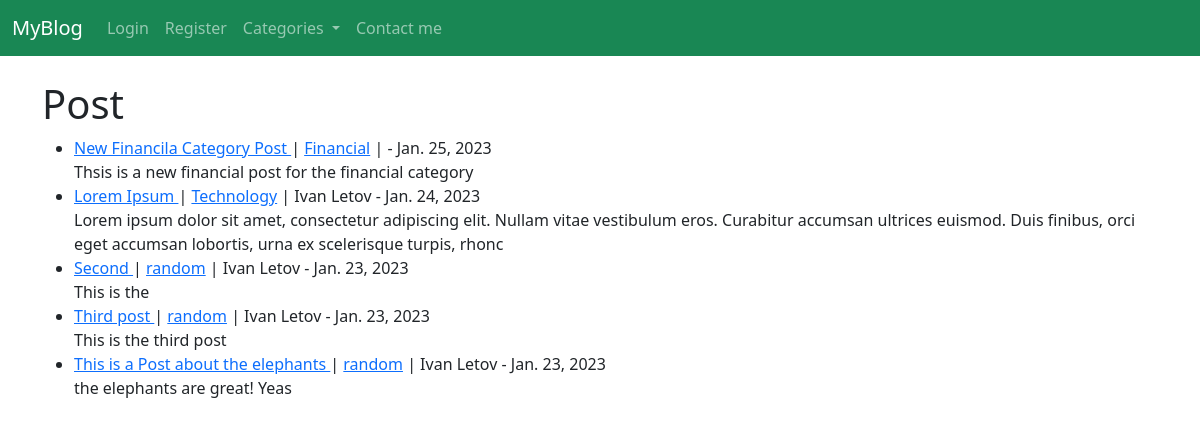
Before: / with the older database file.
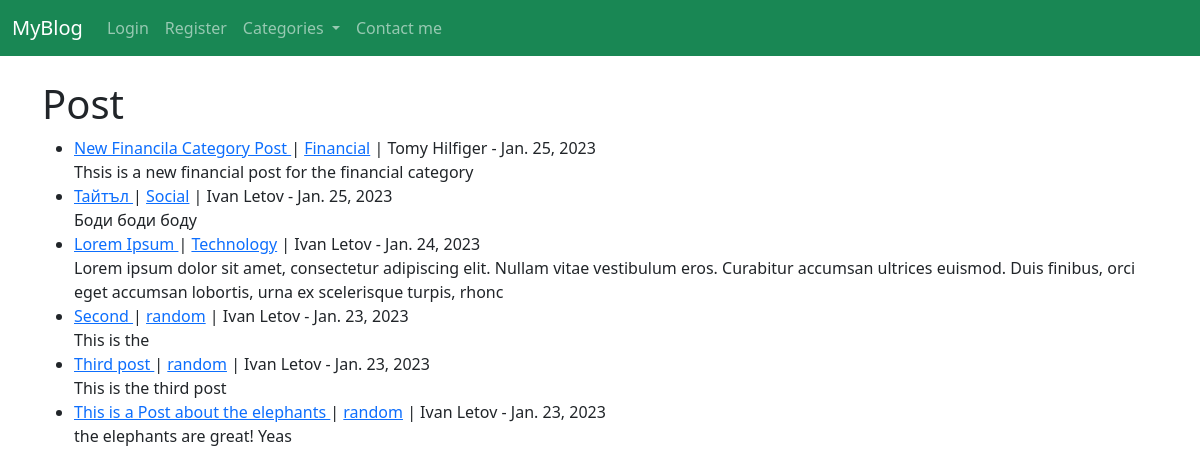
After: the same page with the newer database file.
### myblog/models.py (models this page shows, shortened)
class Post(models.Model):
	title = models.CharField(max_length=255)
	title_tag = models.CharField(max_length=255, default="My Blog")
	author = models.ForeignKey(User, on_delete=models.CASCADE)
	body = models.TextField()
	post_date = models.DateField(auto_now_add=True)
	category = models.CharField(max_length=255, default="random")
	likes = models.ManyToManyField(User, related_name='blog_posts') # related_name is like the ForeignKey

### myblog/views.py (the view)
# urls.py: path('', HomeView.as_view(), name="home"),
class HomeView(ListView):
	model = Post
	template_name = 'home.html'
	ordering = ['-post_date']
	def get_context_data(self, *args, **kwargs):
		cat_menu = Category.objects.all()
		context = super(HomeView, self).get_context_data(*args, **kwargs)
		context['cat_menu'] = cat_menu
		return context

### myblog/models.py (called while the page is built)
	def __str__(self):
		return self.name

### myblog/templates/home.html (shortened to what this page needs)
{% extends 'base.html' %}
{% block content %}
<h1>Post</h1>
<ul>
{% for post in object_list %}
	<li>
		<a href="{% url 'article-detail' post.pk %}">
			{{ post.title }}
		</a>
		| <a href="{% url 'category' post.category|slugify %}">{{ post.category }}</a>
		| {{ post.author.first_name }}
		{{ post.author.last_name }} -
		{{ post.post_date }}
		<br>
		{{ post.body|slice:":200"|safe }}
	</li>
{% endfor %}
</ul>
{% endblock %}

Changed rows visible on the page:
changed through a linked row, Post "New Financila Category Post": author.first_name (not shown) → "Tomy"; author.last_name (not shown) → "Hilfiger"
added Post: title "Тайтъл", category "Social", author.first_name "Ivan", author.last_name "Letov", post_date "Jan. 25, 2023", body "Боди боди боду"
